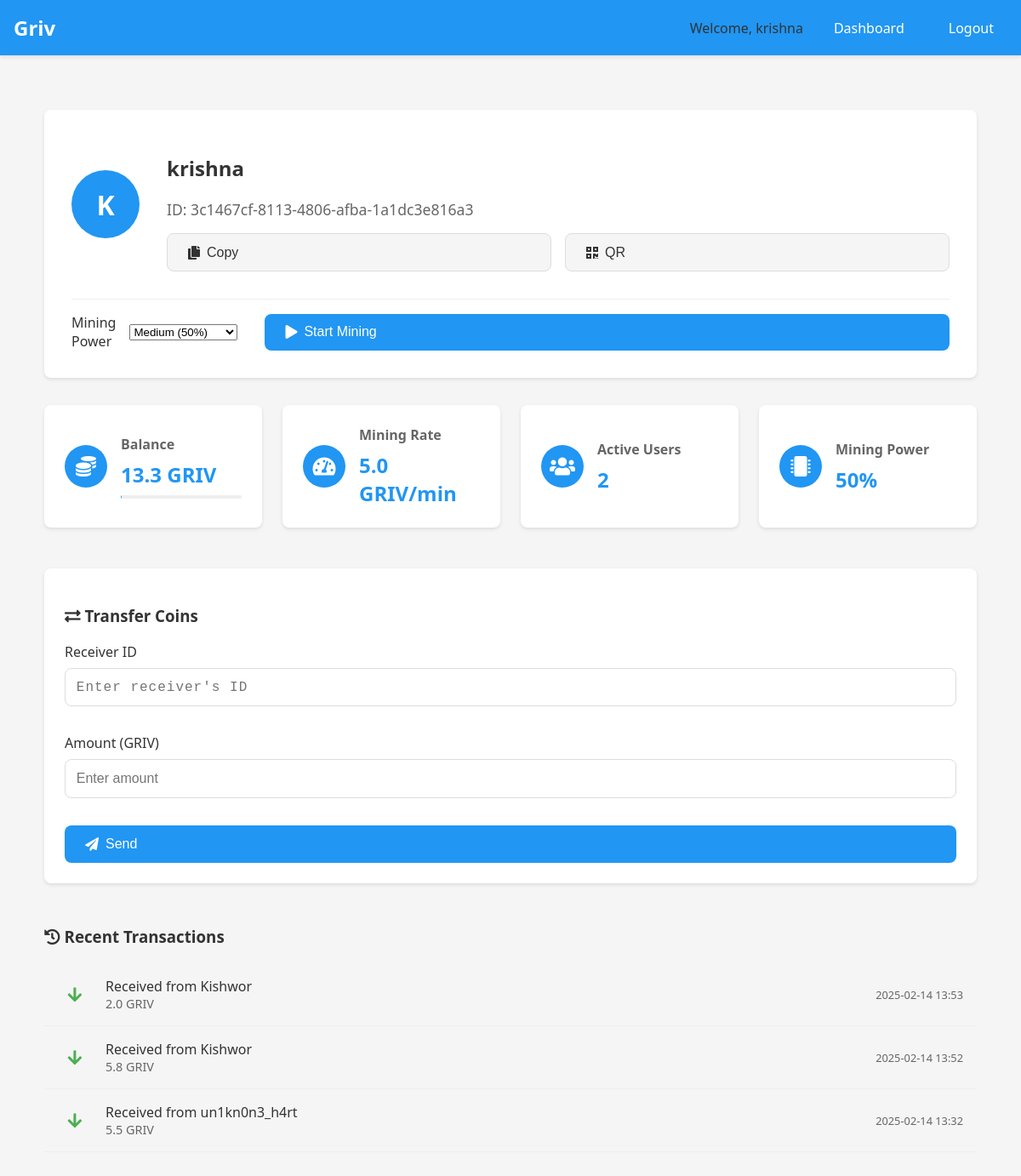
The page /dashboard (signed in) on the database its author committed.
### app/models/user.py (models this page shows, shortened)
class User(UserMixin, db.Model):
    id = db.Column(db.String(36), primary_key=True, default=lambda: str(uuid.uuid4()))
    username = db.Column(db.String(64), unique=True, nullable=False)
    email = db.Column(db.String(120), unique=True, nullable=False)
    password_hash = db.Column(db.String(128))
    balance = db.Column(db.Float, default=0.0)
    last_seen = db.Column(db.DateTime, default=datetime.utcnow)
    is_active = db.Column(db.Boolean, default=False)
    is_mining = db.Column(db.Boolean, default=False)
    mining_power = db.Column(db.Float, default=0.5)

### app/models/transaction.py (models this page shows)
class Transaction(db.Model):
    id = db.Column(db.Integer, primary_key=True)
    sender_id = db.Column(db.String(36), db.ForeignKey('user.id'), nullable=False)
    receiver_id = db.Column(db.String(36), db.ForeignKey('user.id'), nullable=False)
    amount = db.Column(db.Float, nullable=False)
    timestamp = db.Column(db.DateTime, default=datetime.utcnow)
    sender = db.relationship('User', foreign_keys=[sender_id])
    receiver = db.relationship('User', foreign_keys=[receiver_id])

### app/routes.py (the view)
@bp.route('/dashboard')
@login_required
def dashboard():
    active_users = mining_system.get_active_users_count()
    mining_rate = mining_system.calculate_mining_rate(active_users)
    transactions = Transaction.query.filter(
        (Transaction.sender_id == current_user.id) |
        (Transaction.receiver_id == current_user.id)
    ).order_by(Transaction.timestamp.desc()).limit(10)
    return render_template('dashboard.html',
                         user=current_user,
                         mining_rate=mining_rate,
                         active_users=active_users,
                         transactions=transactions)

### app/__init__.py (called while the page is built)
def create_app(config_class=Config):
    app = Flask(__name__)
    app.config.from_object(config_class)
    db.init_app(app)
    login_manager.init_app(app)
    with app.app_context():
        db.create_all()  # Create database tables
    from app.routes import bp as routes_bp
    app.register_blueprint(routes_bp)
    @login_manager.user_loader
    def load_user(user_id):
        from app.models.user import User
        return User.query.get(str(user_id))
    return app

### app/mining.py (called while the page is built)
    def calculate_mining_rate(self, active_users):
        if active_users == 0:
            return self.base_rate
        return max(self.min_rate, self.base_rate / active_users)

    def get_active_users_count(self):
        return User.query.filter_by(is_active=True).count()

### app/templates/dashboard.html (shortened to what this page needs)
{% extends "base.html" %}
{% block content %}
<div id="dashboard" class="dashboard-container">
    <div class="profile-card">
        <div class="profile-header">
            <div class="profile-avatar">
                {{ current_user.username[0].upper() }}
            </div>
            <div class="profile-info">
                <h2>{{ current_user.username }}</h2>
                <p class="user-id">ID: {{ current_user.id }}</p>
                <div class="id-actions">
                    <button onclick="copyUserId()" class="btn-secondary">
                        <i class="fas fa-copy"></i> Copy
                    </button>
                    <button onclick="showQRCode()" class="btn-secondary">
                        <i class="fas fa-qrcode"></i> QR
                    </button>
                </div>
            </div>
        </div>
        <div class="mining-controls">
            <div class="mining-power">
                <label for="mining-power">Mining Power</label>
                <select id="mining-power" onchange="updateMiningPower()">
                    <option value="medium" selected>Medium (50%)</option>
                </select>
            </div>
            <button id="mining-toggle" class="btn-primary" onclick="toggleMining()">
                <i class="fas fa-play"></i> Start Mining
            </button>
        </div>
    </div>
    <div class="stats-grid">
        <div class="stat-card">
            <div class="stat-icon">
                <i class="fas fa-coins"></i>
            </div>
            <div class="stat-content">
                <h3>Balance</h3>
                <p id="balance">{{ user.balance|round(2) }} GRIV</p>
                <div class="balance-limit">
                </div>
            </div>
        </div>
        <div class="stat-card">
            <div class="stat-icon">
                <i class="fas fa-tachometer-alt"></i>
            </div>
            <div class="stat-content">
                <h3>Mining Rate</h3>
                <p id="mining-rate">{{ mining_rate|round(2) }} GRIV/min</p>
            </div>
        </div>
        <div class="stat-card" onclick="window.location.href='{{ url_for('main.active_users') }}'" style="cursor: pointer;">
            <div class="stat-icon">
                <i class="fas fa-users"></i>
            </div>
            <div class="stat-content">
                <h3>Active Users</h3>
                <p id="active-users">{{ active_users }}</p>
            </div>
        </div>
        <div class="stat-card">
            <div class="stat-icon">
                <i class="fas fa-microchip"></i>
            </div>
            <div class="stat-content">
                <h3>Mining Power</h3>
                <p id="current-power">50%</p>
            </div>
        </div>
    </div>
    <div class="transfer-section">
        <div class="transfer-card">
            <h3><i class="fas fa-exchange-alt"></i> Transfer Coins</h3>
            <form id="transfer-form" class="transfer-form">
                <div class="form-group">
                    <label for="receiver_id">Receiver ID</label>
                    <input type="text"
                           id="receiver_id"
                           name="receiver_id"
                           placeholder="Enter receiver's ID"
                           pattern="[a-f0-9]{8}-[a-f0-9]{4}-[a-f0-9]{4}-[a-f0-9]{4}-[a-f0-9]{12}"
                           title="Please enter a valid user ID"
                           required>
                </div>
                <div class="form-group">
                    <label for="amount">Amount (GRIV)</label>
                    <input type="number"
                           id="amount"
                           name="amount"
                           step="0.01"
                           min="0.01"
                           placeholder="Enter amount"
                           required>
                </div>
                <button type="submit" class="btn-primary">
                    <i class="fas fa-paper-plane"></i> Send
                </button>
            </form>
        </div>
    </div>
    <div class="transactions-section">
        <div class="transactions-card">
            <h3><i class="fas fa-history"></i> Recent Transactions</h3>
            <div id="transactions-list">
                {% for tx in transactions %}
                <div class="transaction-item">
                    <div class="transaction-icon">
                        {% if tx.sender_id == current_user.id %}
                        <i class="fas fa-arrow-up sent"></i>
                        {% else %}
                        <i class="fas fa-arrow-down received"></i>
                        {% endif %}
                    </div>
                    <div class="transaction-details">
                        <p class="transaction-main">
                            {% if tx.sender_id == current_user.id %}
                            Sent to {{ tx.receiver.username }}
                            {% else %}
                            Received from {{ tx.sender.username }}
                            {% endif %}
                        </p>
                        <p class="transaction-amount">
                            {{ tx.amount }} GRIV
                        </p>
                    </div>
                    <div class="transaction-time">
                        {{ tx.timestamp.strftime('%Y-%m-%d %H:%M') }}
                    </div>
                </div>
                {% endfor %}
            </div>
        </div>
    </div>
</div>
<link rel="stylesheet" href="https://cdnjs.cloudflare.com/ajax/libs/font-awesome/5.15.4/css/all.min.css">
{% endblock %}

### app/templates/base.html (shortened to what this page needs)
<!DOCTYPE html>
<html lang="en">
<head>
    <link rel="stylesheet" href="{{ url_for('static', filename='css/style.css') }}">
</head>
<body>
    <nav>
        <div class="nav-wrapper">
            <a href="{{ url_for('main.index') }}" class="brand-logo">Griv</a>
            {% if current_user.is_authenticated %}
            <ul class="right">
                <li>Welcome, {{ current_user.username }}</li>
                <li><a href="{{ url_for('main.dashboard') }}">Dashboard</a></li>
                <li><a href="{{ url_for('main.logout') }}">Logout</a></li>
            </ul>
            {% endif %}
        </div>
    </nav>
    <div class="container">
        {% block content %}{% endblock %}
    </div>
</body>
</html>

### rows shown on the page
User: username "krishna", username "K", id "3c1467cf-8113-4806-afba-1a1dc3e816a3", balance "13.3"
Transaction: sender.username "Kishwor", amount "2.0", timestamp "2025-02-14 13:53"
Transaction: sender.username "Kishwor", amount "5.8", timestamp "2025-02-14 13:52"
Transaction: sender.username "un1kn0n3_h4rt", amount "5.5", timestamp "2025-02-14 13:32"

### other values the page prints
{{ mining_rate|round(2) }} "5.0"
{{ active_users }} "2"
